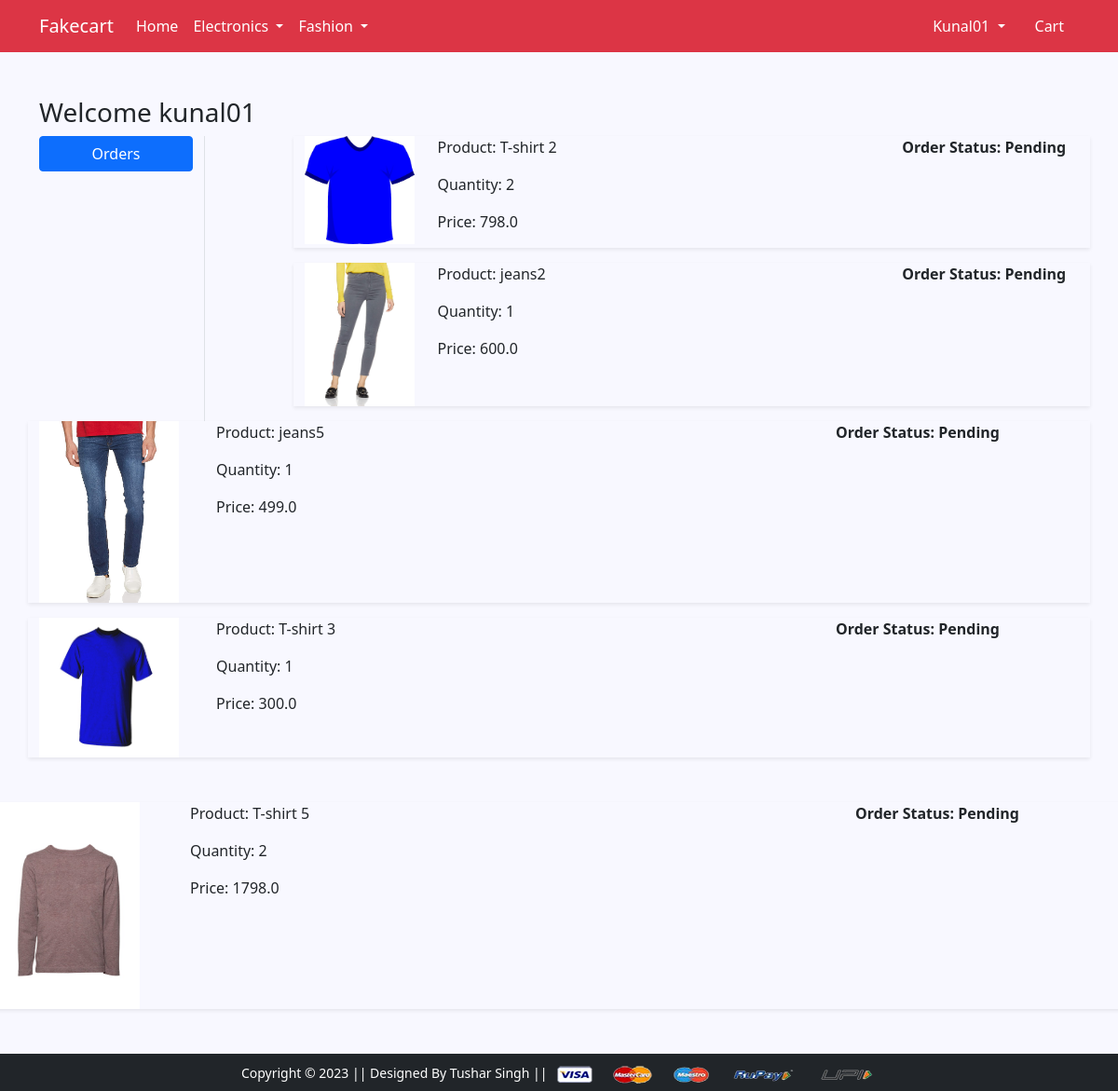
Screenshot of /orders/ (signed in) with the database file from the repository.
### app/models.py (models this page shows, shortened)
class OrderPlaced(models.Model):
    user=models.ForeignKey(User,on_delete=models.CASCADE)
    customer=models.ForeignKey(Customer,on_delete=models.CASCADE)
    product=models.ForeignKey(Product,on_delete=models.CASCADE)
    quantity=models.PositiveIntegerField(default=1)
    order_date=models.DateField(auto_now_add=True)
    status=models.CharField(choices=STATUS_CHOICES,max_length=50,default='Pending')
    @property
    def total_cost(self):
        return self.quantity * self.product.discount_price

class Product(models.Model):
    title=models.CharField(max_length=150)
    selling_price=models.FloatField()
    discount_price=models.FloatField()
    description=models.TextField()
    brand=models.CharField(max_length=100)
    category=models.CharField(choices=CATEGORY_CHOICES,max_length=3)
    product_image=models.ImageField(upload_to='producting')

### app/views.py (the view)
# urls.py: path('orders/', views.orders, name='orders'),
def orders(request):
    order_placed=OrderPlaced.objects.filter(user=request.user)
    return render(request, 'app/orders.html',{'or':order_placed,})

### app/templates/app/orders.html (shortened to what this page needs)
{% extends 'app/base.html' %}
{% load static %}
{% block main-content %}
<div class="container my-5">
 <div class="row">
 <h3>Welcome {{request.user}}</h3>
  <div class="col-sm-2 border-end">
   <ul class="list-unstyled">
    <li class="d-grid"><a href="{% url 'orders' %}" class="btn btn-primary">Orders</a></li>
   </ul>
  </div>
  <div class="col-sm-9 offset-sm-1">
   <div class="row">
    {% for op in or %}
     <div class="col-sm-12">
      <div class="row shadow-sm mb-3">
       <div class="col-sm-2"><img src="{{op.product.product_image.url}}" alt="" srcset="" class="img-fluid" height="150" width="150"></div>
       <div class="col-sm-7">
        <p>Product: {{op.product.title}}</p>
        <p>Quantity: {{op.quantity}}</p>
        <p>Price: {{op.total_cost}}</p>
       </div>
       <div class="col-sm-3 fw-bold">
        <p>Order Status: {{op.status}}</p>
        </div>
       </div>
      </div>
     </div>
    {% endfor %}
{% endblock main-content %}

### app/templates/app/base.html (shortened to what this page needs)
<!doctype html>
{% load static %}
<html lang="en">
  <head>
    <link href="https://cdn.jsdelivr.net/npm/bootstrap@5.0.0-beta1/dist/css/bootstrap.min.css" rel="stylesheet">
    <link rel="stylesheet" href="{% static 'app/css/owl.carousel.min.css' %}">
    <link rel="stylesheet" href="{% static 'app/css/all.min.css' %}">
    <link rel="stylesheet" href="{% static 'app/css/style.css' %}">
  </head>
  <body style="background-color:ghostwhite;">
    <nav class="navbar navbar-expand-lg navbar-dark bg-danger">
     <div class="container">
       <a class="navbar-brand" href="/">Fakecart</a>
       <div class="collapse navbar-collapse" id="navbarSupportedContent">
         <ul class="navbar-nav me-auto mb-2 mb-lg-0">
           <li class="nav-item">
             <a class="nav-link active" aria-current="page" href="/">Home</a>
           </li>
           <li class="nav-item dropdown">
             <a class="nav-link dropdown-toggle text-white" href="#" id="electronicsDropdown" role="button" data-bs-toggle="dropdown" aria-expanded="false">
               Electronics
             </a>
           </li>
           <li class="nav-item dropdown">
             <a class="nav-link dropdown-toggle text-white" href="#" id="fashionDropdown" role="button" data-bs-toggle="dropdown" aria-expanded="false">
               Fashion
             </a>
           </li>
         </ul>
         <div>
          <ul class="navbar-nav me-auto mb-2 mb-lg-0">
          {% if request.user.is_authenticated %}
           <li class="nav-item dropdown mx-2">
              <a class="nav-link dropdown-toggle text-white" href="#" id="profileDropdown" role="button" data-bs-toggle="dropdown" aria-expanded="false">
                {{request.user.username|capfirst}}
              </a>
            </li>
            <li class="nav-item mx-2">
              <a href="{% url 'showcart' %}" class="nav-link text-white"> Cart </a>
            </li>
            {% endif %}
          </ul>
         </div>
       </div>
     </div>
    </nav>
    {% block main-content %} {% endblock main-content %}
    <footer class="container-fluid bg-dark text-center p-2 mt-5">
        <small class="text-white">Copyright &copy; 2023 || Designed By Tushar Singh || </small>
        <img src="{% static 'app/images/payment.png' %}" alt="" srcset="" class="img-fluid" height="2px">
    </footer>
  </body>
</html>

### rows the page displays
OrderPlaced: product.product_image (picture), product "T-shirt 2", quantity "2", total_cost "798.0", status "Pending"
OrderPlaced: product.product_image (picture), product "jeans2", quantity "1", total_cost "600.0", status "Pending"
OrderPlaced: product.product_image (picture), product "jeans5", quantity "1", total_cost "499.0", status "Pending"
OrderPlaced: product.product_image (picture), product "T-shirt 3", quantity "1", total_cost "300.0", status "Pending"
OrderPlaced: product.product_image (picture), product "T-shirt 5", quantity "2", total_cost "1798.0", status "Pending"

### other values shown
{{ request.user.username|capfirst }} "Kunal01"
{{ request.user }} "kunal01"
